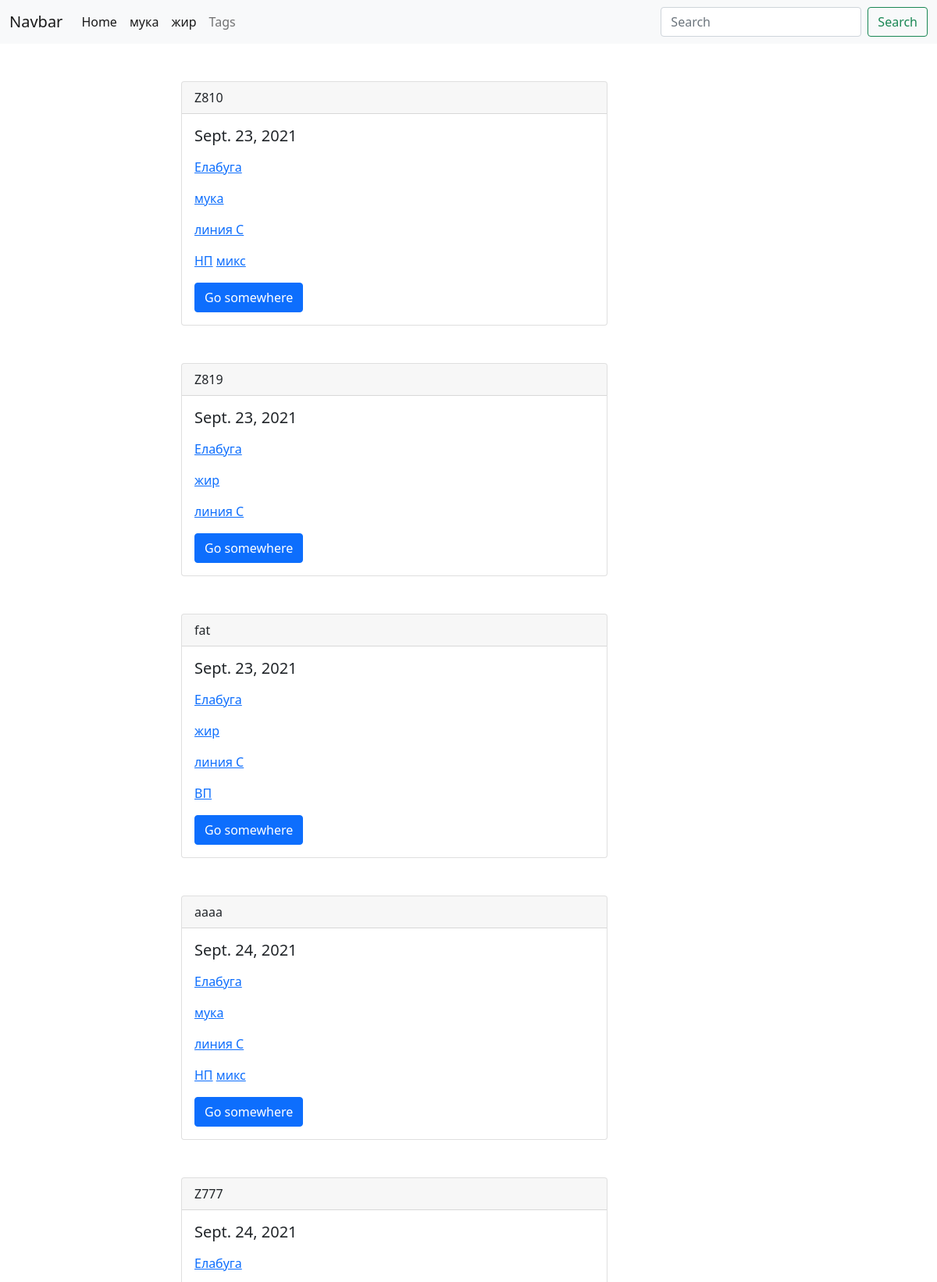
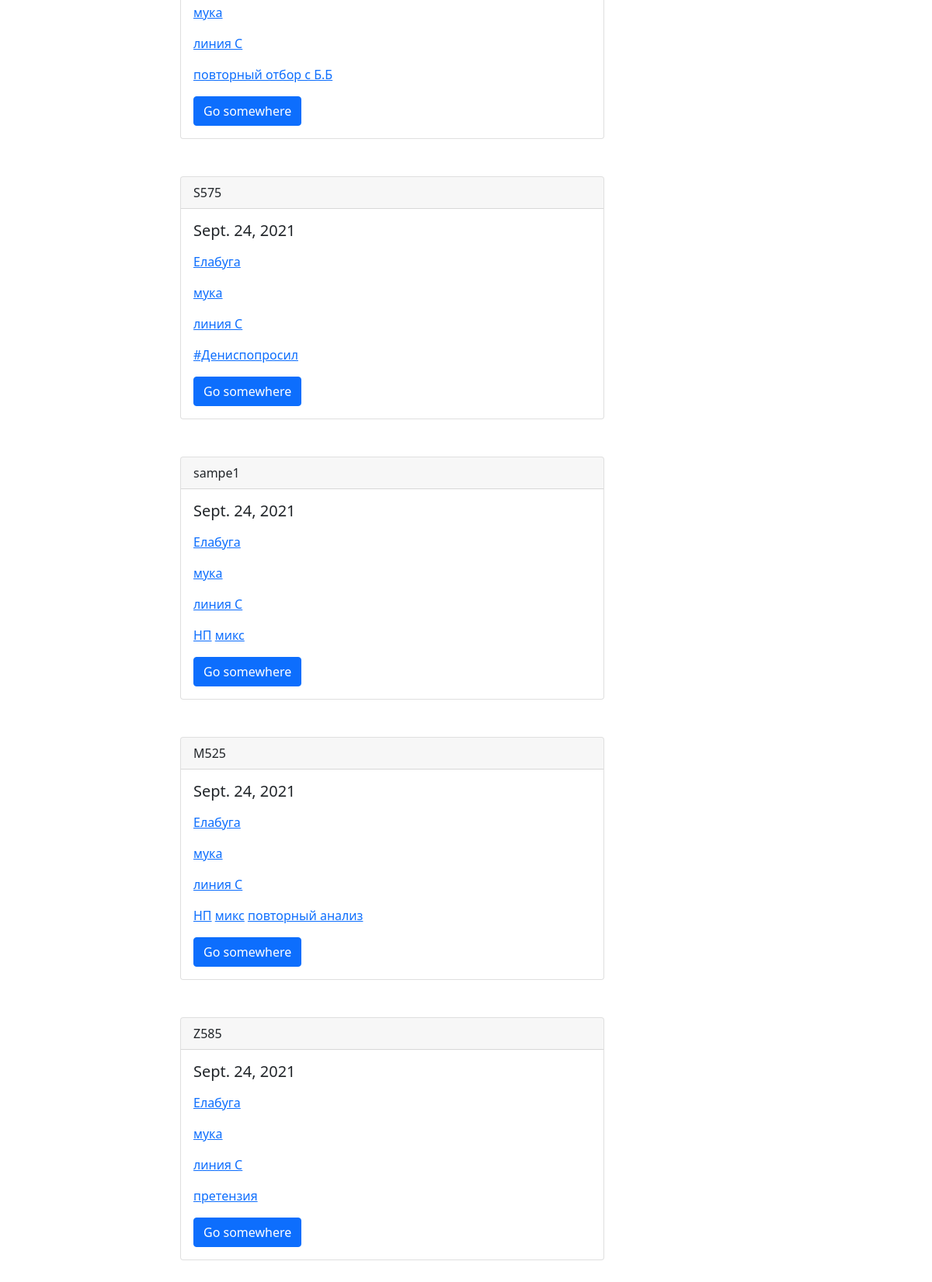
The page /company-product/Elabuga/line-C/ on the database its author committed (2 pictures, top to bottom).
### main/models.py (models this page shows, shortened)
class Material(models.Model):
    name = models.CharField(max_length=50, unique=True, help_text='e.g мука, жир, шквара')
    slug = models.SlugField(unique=True)
    def __str__(self):
        return self.name

class Sample(models.Model):
    sample = models.SlugField(unique=True)
    date_pub = models.DateField(auto_now_add=True)
    company = models.ForeignKey('Company', on_delete=models.CASCADE)
    product = models.ForeignKey('Product', on_delete=models.CASCADE)
    material = models.ForeignKey('Material', on_delete=models.CASCADE)
    categorys = models.ManyToManyField('Category', blank=True,related_name='samples')

class Company(models.Model):
    name = models.CharField(max_length=50, unique=True)
    slug = models.SlugField(unique=True)
    def get_absolute_url(self):
        return reverse('company_detail_url', kwargs={'slug': self.slug})
    def __str__(self):
        return self.name

class Product(models.Model):
    name = models.CharField(max_length=50, unique=True)
    slug = models.SlugField(unique=True)
    def __str__(self):
        return self.name

class Category(models.Model):
    name = models.CharField(max_length=50, unique=True)
    slug = models.SlugField(unique=True)

### main/views.py (the view)
# urls.py: path('company-product/<str:company>/<str:product>/', company_product, name='company_product_url'),
def company_product(request,company, product):
    company = Company.objects.get(slug=company)
    product = Product.objects.get(slug=product)
    samples = Sample.objects.filter(company=company,product=product)
    comp_slug = company.slug
    pro_slug = product.slug
    category = Category.objects.filter(samples__company__slug=comp_slug, samples__product__slug=pro_slug).distinct()
    materials = Material.objects.filter(sample__company__slug=comp_slug, sample__product__slug=product.slug).distinct()
    context = {
       'samples':samples,
       'category':category,
       'company':company,
       'materials':materials,
       'product':product,
    }
    return render(request, 'main/company_product.html', context)

### main/templates/main/company_product.html
{% extends 'main/base_main.html' %}
{% block navbar %}
{% for item in materials %}
    <li class="nav-item">
        <a class="nav-link active" aria-current="page" href="{% url 'company_product_material_url' company=company.slug product=product.slug material=item.slug %}">{{ item.name }}</a>
    </li>
{% endfor %}
{% endblock navbar %}
{% block content %}
{% for sample in samples %}
{% include 'main/includes/sample_card_template.html' %}
{% endfor %}
{% endblock content %}

### main/templates/main/includes/sample_card_template.html
<div class="card mb-5">
    <div class="card-header">
    {{ sample.sample }}
    </div>
    <div class="card-body">
    <h5 class="card-title">{{ sample.date_pub }}</h5>
    <p class="card-text">
        <p>
            <a href="{{ sample.company.get_absolute_url }}">{{ sample.company }}</a>
        </p>
       <p>
        <a href="{% url 'company_product_material_url' company=sample.company.slug product=sample.product.slug material=sample.material.slug %}">{{ sample.material }}</a>
        </p>
        <p>
            <a href="{% url 'company_product_url' company=sample.company.slug product=sample.product.slug %}">{{ sample.product }}</a>
        </p>
       {% for category in sample.categorys.all %}
       <a href="{% url 'company_product_material_category_url' company=sample.company.slug product=sample.product.slug material=sample.material.slug category=category.slug %}">{{ category.name }}</a>
       {% endfor %}
    </p>
    <a href="#" class="btn btn-primary">Go somewhere</a>
    </div>
</div>

### rows shown on the page
Material: name "мука"
Material: name "жир"
Sample: sample "Z810", date_pub "Sept. 23, 2021", company "Елабуга", material "мука", product "линия C"
Category: name "НП"
Category: name "микс"
Sample: sample "Z819", date_pub "Sept. 23, 2021", company "Елабуга", material "жир", product "линия C"
Sample: sample "fat", date_pub "Sept. 23, 2021", company "Елабуга", material "жир", product "линия C"
Category: name "ВП"
Sample: sample "aaaa", date_pub "Sept. 24, 2021", company "Елабуга", material "мука", product "линия C"
Sample: sample "Z777", date_pub "Sept. 24, 2021", company "Елабуга", material "мука", product "линия C"
Category: name "повторный отбор с Б.Б"
Sample: sample "S575", date_pub "Sept. 24, 2021", company "Елабуга", material "мука", product "линия C"
Category: name "#Дениспопросил"
Sample: sample "sampe1", date_pub "Sept. 24, 2021", company "Елабуга", material "мука", product "линия C"
Sample: sample "M525", date_pub "Sept. 24, 2021", company "Елабуга", material "мука", product "линия C"
Category: name "повторный анализ"
Sample: sample "Z585", date_pub "Sept. 24, 2021", company "Елабуга", material "мука", product "линия C"
Category: name "претензия"
